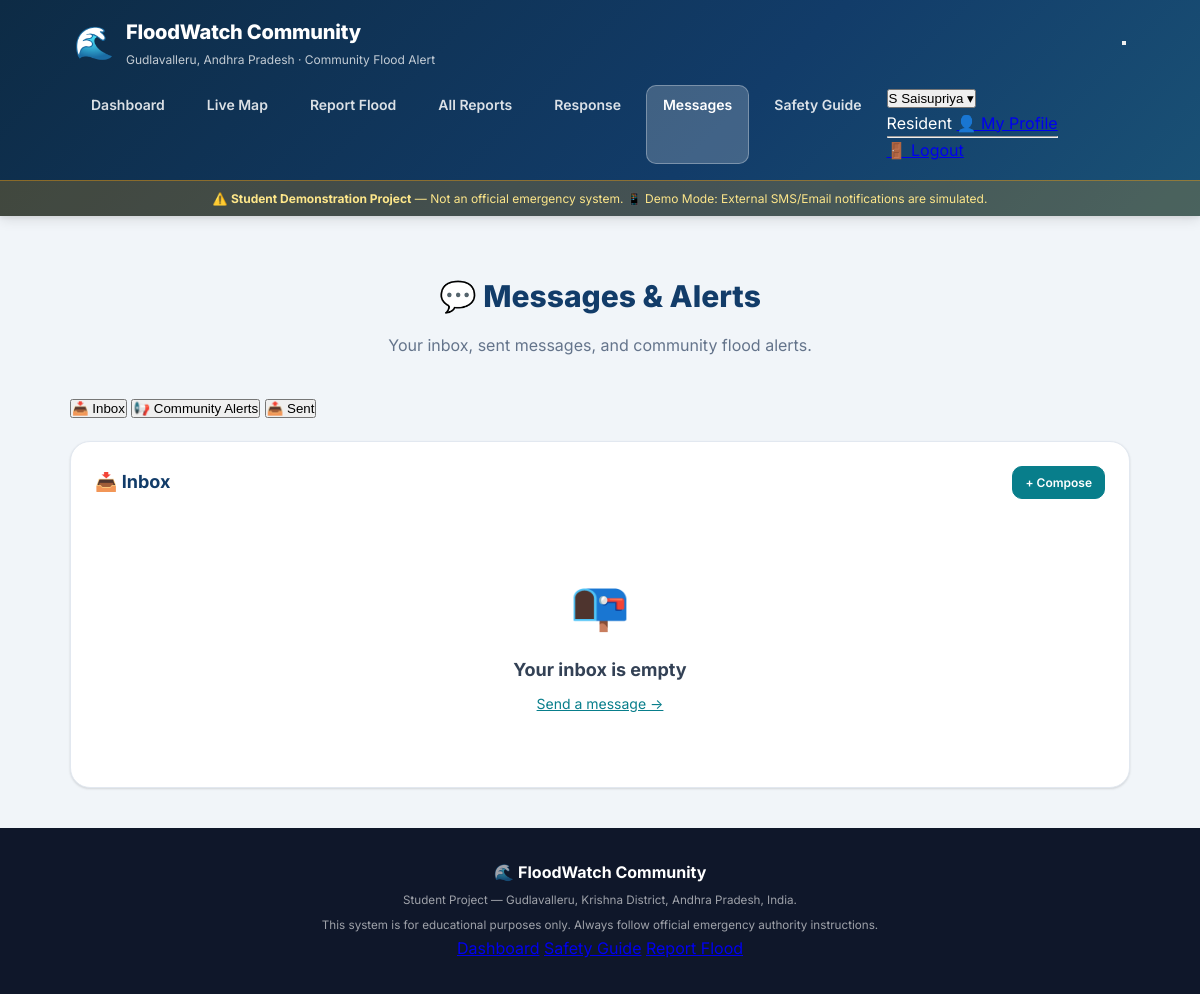
Page /messages (signed in) on the committed database.
### tables this page shows
CREATE TABLE users (
            id            INTEGER PRIMARY KEY AUTOINCREMENT,
            username      TEXT    NOT NULL UNIQUE,
            email         TEXT    NOT NULL UNIQUE,
            password_hash TEXT    NOT NULL,
            role          TEXT    NOT NULL DEFAULT 'resident',
            full_name     TEXT,
            phone         TEXT,
            location_area TEXT,
            notify_inapp  INTEGER NOT NULL DEFAULT 1,
            notify_sms    INTEGER NOT NULL DEFAULT 0,
            notify_email  INTEGER NOT NULL DEFAULT 0,
            sms_consent   INTEGER NOT NULL DEFAULT 0,
            email_consent INTEGER NOT NULL DEFAULT 0,
            created_at    TEXT    NOT NULL,
            last_login    TEXT
        );

### app.py (the view)
@app.route("/messages")
@login_required
def messages():
    user = current_user()
    uid  = user["id"]
    conn = get_db()
    inbox = [dict(r) for r in conn.execute(
        """SELECT m.*, u.username as sender_username, u.full_name as sender_name
           FROM messages m JOIN users u ON u.id = m.sender_id
           WHERE m.recipient_id = ?
           ORDER BY m.sent_at DESC""",
        (uid,),
    ).fetchall()]
    sent = [dict(r) for r in conn.execute(
        """SELECT m.*, u.username as rec_username, u.full_name as rec_name
           FROM messages m JOIN users u ON u.id = m.recipient_id
           WHERE m.sender_id = ?
           ORDER BY m.sent_at DESC""",
        (uid,),
    ).fetchall()]
    alerts_list = [dict(r) for r in conn.execute(
        """SELECT a.*, ar.is_read, ar.read_at, u.username as sender_username, u.full_name as sender_name
           FROM alerts a
           JOIN alert_recipients ar ON ar.alert_id = a.id AND ar.user_id = ?
           JOIN users u ON u.id = a.sender_id
           ORDER BY a.sent_at DESC""",
        (uid,),
    ).fetchall()]
    conn.close()
    return render_template(
        "messages.html",
        inbox=inbox, sent=sent, alerts_list=alerts_list,
        active_page="messages",
    )

### app.py (called while the page is built)
def get_db() -> sqlite3.Connection:
    conn = sqlite3.connect(DB_NAME)
    conn.row_factory = sqlite3.Row
    conn.execute("PRAGMA foreign_keys = ON")
    return conn

def current_user():
    uid = session.get("user_id")
    if not uid:
        return None
    conn = get_db()
    user = conn.execute("SELECT * FROM users WHERE id = ?", (uid,)).fetchone()
    conn.close()
    return dict(user) if user else None

def login_required(f):
    @wraps(f)
    def decorated(*args, **kwargs):
        if not session.get("user_id"):
            flash("Please log in to access that page.", "warning")
            return redirect(url_for("login", next=request.path))
        return f(*args, **kwargs)
    return decorated

def _unread_counts(user_id: int) -> dict:
    if not user_id:
        return {"messages": 0, "alerts": 0}
    conn = get_db()
    msg_count = conn.execute(
        "SELECT COUNT(*) FROM messages WHERE recipient_id = ? AND is_read = 0",
        (user_id,),
    ).fetchone()[0]
    alert_count = conn.execute(
        "SELECT COUNT(*) FROM alert_recipients WHERE user_id = ? AND is_read = 0",
        (user_id,),
    ).fetchone()[0]
    conn.close()
    return {"messages": msg_count, "alerts": alert_count}

@app.context_processor
def inject_globals():
    user = current_user()
    uid  = user["id"] if user else None
    uc   = _unread_counts(uid)
    return {
        "current_user": user,
        "unread_messages": uc["messages"],
        "unread_alerts": uc["alerts"],
        "demo_mode": DEMO_MODE,
    }

### templates/messages.html (shortened to what this page needs)
{% extends "base.html" %}
{% block content %}
<div class="page-hero">
    <h1 class="page-hero-title">💬 Messages & Alerts</h1>
    <p class="page-hero-subtitle">Your inbox, sent messages, and community flood alerts.</p>
</div>
<div class="msg-tabs" role="tablist">
    <button class="msg-tab active" id="tab-inbox" role="tab" aria-selected="true" aria-controls="panel-inbox" onclick="switchTab('inbox')">
        📥 Inbox
    </button>
    <button class="msg-tab" id="tab-alerts-list" role="tab" aria-selected="false" aria-controls="panel-alerts-list" onclick="switchTab('alerts-list')">
        📢 Community Alerts
    </button>
    <button class="msg-tab" id="tab-sent" role="tab" aria-selected="false" aria-controls="panel-sent" onclick="switchTab('sent')">
        📤 Sent
    </button>
</div>
<div id="panel-inbox" class="msg-panel active" role="tabpanel" aria-labelledby="tab-inbox">
    <div class="card">
        <div class="card-header">
            <h2 class="card-title">📥 Inbox</h2>
            <a href="{{ url_for('send_message') }}" class="btn btn-sm btn-primary">+ Compose</a>
        </div>
        {% if inbox %}
        <div class="msg-list">
            {% for msg in inbox %}
            <a href="{{ url_for('view_message', mid=msg.id) }}" class="msg-item {% if not msg.is_read %}msg-item--unread{% endif %}">
                <div class="msg-meta">
                    <span class="msg-sender">{{ msg.sender_name or msg.sender_username }}</span>
                    <span class="msg-date">{{ msg.sent_at }}</span>
                </div>
                <div class="msg-subject">{{ msg.subject }}</div>
                <div class="msg-preview">{{ msg.body[:100] }}{% if msg.body|length > 100 %}…{% endif %}</div>
                {% if not msg.is_read %}<span class="msg-unread-dot" aria-label="Unread">●</span>{% endif %}
            </a>
            {% endfor %}
        </div>
        {% else %}
        <div class="empty-state">
            <div class="empty-icon">📭</div>
            <p class="empty-title">Your inbox is empty</p>
            <p class="empty-subtitle"><a href="{{ url_for('send_message') }}">Send a message →</a></p>
        </div>
        {% endif %}
    </div>
</div>
{% endblock %}

### templates/base.html (shortened to what this page needs)
<!DOCTYPE html>
<html lang="en">
<head>
    <link rel="stylesheet" href="{{ url_for('static', filename='style.css') }}">
</head>
<body>
    <header class="site-header">
        <div class="header-inner">
            <div class="brand">
                <span class="brand-icon" aria-hidden="true">🌊</span>
                <div>
                    <p class="brand-name">FloodWatch Community</p>
                    <p class="brand-tagline">Gudlavalleru, Andhra Pradesh · Community Flood Alert</p>
                </div>
            </div>
            <button class="nav-toggle" id="navToggle" aria-label="Toggle navigation" aria-expanded="false"
                aria-controls="mainNav">
            </button>
            <nav class="main-nav" id="mainNav" aria-label="Main navigation">
                <a href="{{ url_for('home') }}" class="nav-link {% if active_page == 'dashboard' %}active{% endif %}" {% if active_page=='dashboard' %}aria-current="page"{% endif %}>Dashboard</a>
                <a href="{{ url_for('live_map') }}" class="nav-link {% if active_page == 'map' %}active{% endif %}" {% if active_page=='map' %}aria-current="page"{% endif %}>Live Map</a>
                <a href="{{ url_for('report_page') }}" class="nav-link {% if active_page == 'report' %}active{% endif %}" {% if active_page=='report' %}aria-current="page"{% endif %}>Report Flood</a>
                <a href="{{ url_for('all_reports') }}" class="nav-link {% if active_page == 'reports' %}active{% endif %}" {% if active_page=='reports' %}aria-current="page"{% endif %}>All Reports</a>
                <a href="{{ url_for('community_response') }}" class="nav-link {% if active_page == 'community' %}active{% endif %}" {% if active_page=='community' %}aria-current="page"{% endif %}>Response</a>
                {% if current_user %}
                <a href="{{ url_for('messages') }}" class="nav-link {% if active_page == 'messages' %}active{% endif %}" {% if active_page=='messages' %}aria-current="page"{% endif %}>
                    Messages
                </a>
                {% else %}
                <a href="{{ url_for('messages') }}" class="nav-link {% if active_page == 'messages' %}active{% endif %}">Alerts</a>
                {% endif %}
                <a href="{{ url_for('safety') }}" class="nav-link {% if active_page == 'safety' %}active{% endif %}" {% if active_page=='safety' %}aria-current="page"{% endif %}>Safety Guide</a>
                {% if current_user %}
                    <div class="nav-user-menu">
                        <button class="nav-user-btn" id="userMenuBtn" aria-haspopup="true" aria-expanded="false">
                            <span class="nav-avatar" aria-hidden="true">{{ (current_user.full_name or current_user.username)[0].upper() }}</span>
                            <span class="nav-username">{{ current_user.full_name or current_user.username }}</span>
                            <span class="nav-caret" aria-hidden="true">▾</span>
                        </button>
                        <div class="nav-dropdown" id="userDropdown" role="menu" aria-label="User menu">
                            <span class="nav-dropdown-role">{{ current_user.role | capitalize }}</span>
                            <a href="{{ url_for('profile') }}" class="nav-dropdown-item" role="menuitem">👤 My Profile</a>
                            <hr class="nav-dropdown-sep">
                            <a href="{{ url_for('logout') }}" class="nav-dropdown-item nav-dropdown-logout" role="menuitem">🚪 Logout</a>
                        </div>
                    </div>
                {% else %}
                    <a href="{{ url_for('login') }}" class="nav-link nav-link-login {% if active_page == 'login' %}active{% endif %}">Login</a>
                    <a href="{{ url_for('register') }}" class="nav-link nav-link-register {% if active_page == 'register' %}active{% endif %}">Register</a>
                {% endif %}
            </nav>
        </div>
        <div class="demo-banner" role="note" aria-label="Demo notice">
            ⚠️ <strong>Student Demonstration Project</strong> — Not an official emergency system.
            {% if demo_mode %}<span class="demo-mode-pill">📱 Demo Mode: External SMS/Email notifications are simulated.</span>{% endif %}
        </div>
    </header>
    <main class="main-content">
        {% block content %}{% endblock %}
    </main>
    <footer class="site-footer">
        <div class="footer-inner">
            <div class="footer-brand">
                <span aria-hidden="true">🌊</span>
                <strong>FloodWatch Community</strong>
            </div>
            <p>
                <small>Student Project — Gudlavalleru, Krishna District, Andhra Pradesh, India.<br>
                    This system is for educational purposes only. Always follow official emergency authority instructions.</small>
            </p>
            <div class="footer-links">
                <a href="{{ url_for('home') }}">Dashboard</a>
                <a href="{{ url_for('safety') }}">Safety Guide</a>
                <a href="{{ url_for('report_page') }}">Report Flood</a>
            </div>
        </div>
    </footer>
</body>
</html>

### rows in the picture
users: full_name "S", full_name "Saisupriya", role "Resident"
